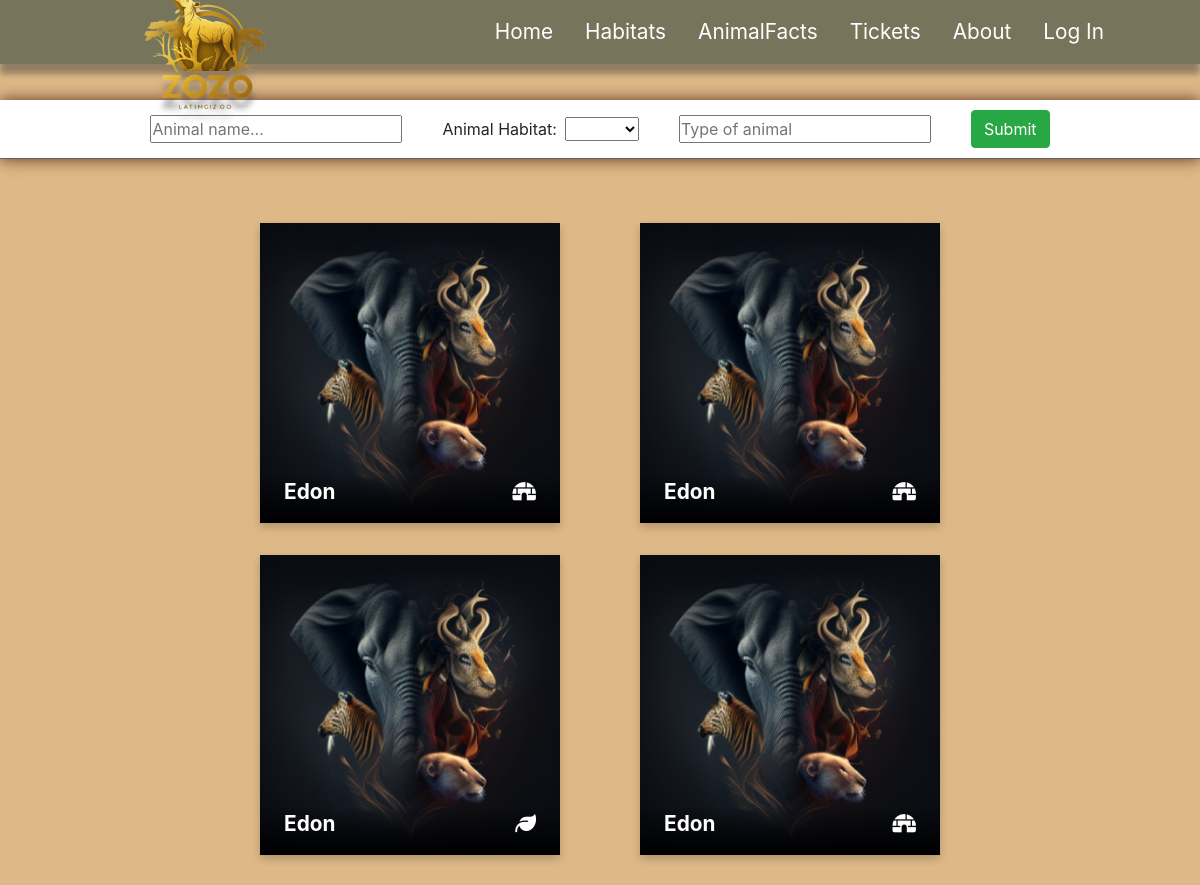
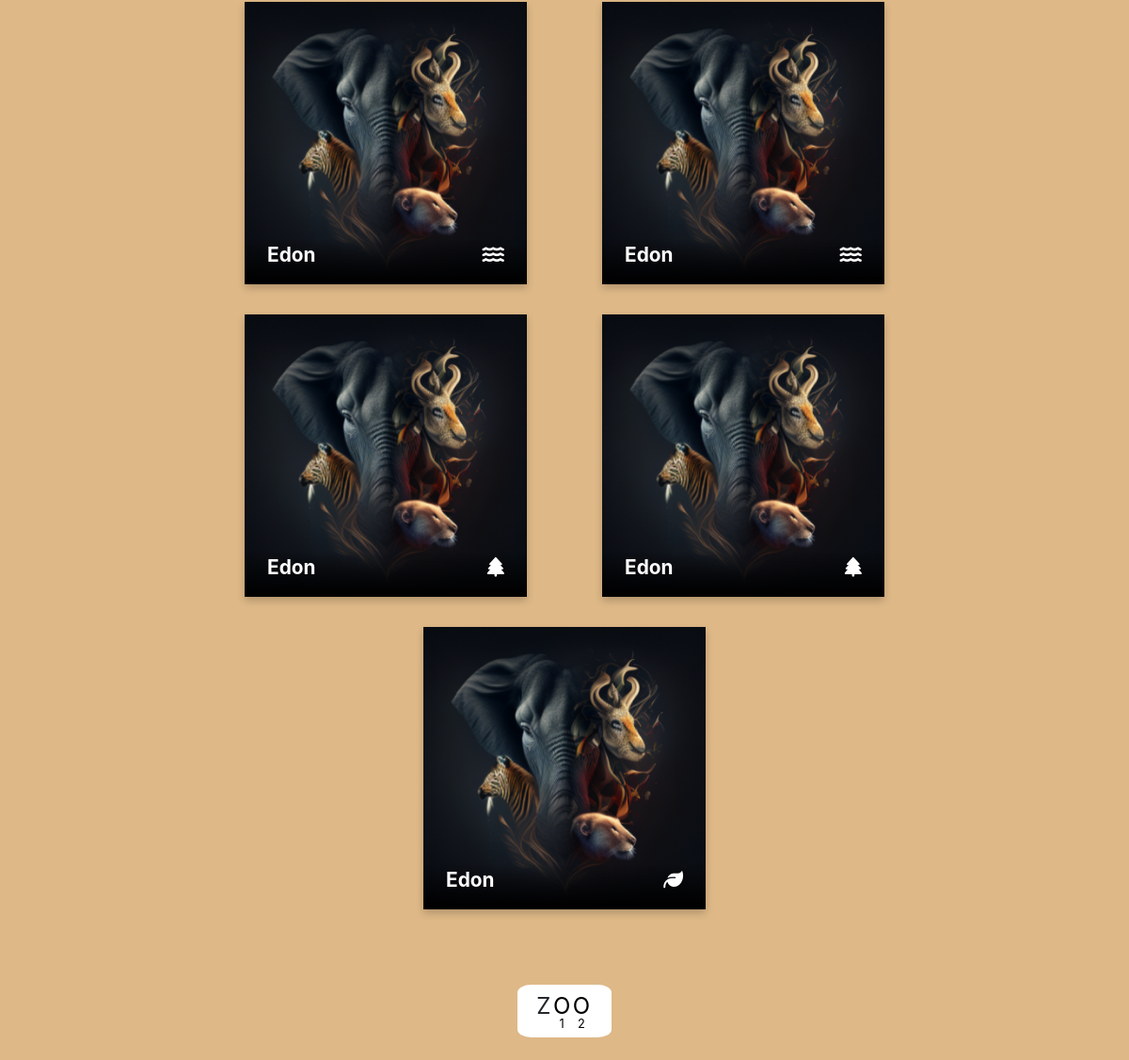
The page /pages/animals-user.php?name=Edon on the database its author committed (2 pictures, top to bottom).
### tables this page shows
CREATE TABLE `animals` (
  `id` int(20) NOT NULL,
  `name` varchar(30) NOT NULL,
  `type` varchar(30) NOT NULL,
  `age` int(11) NOT NULL,
  `description` text NOT NULL,
  `habitat` varchar(20) NOT NULL,
  `vet_help` int(11) NOT NULL,
  `food_time` varchar(25) NOT NULL,
  `water_time` varchar(25) NOT NULL,
  `clean_time` int(11) NOT NULL
);

### pages/animals-user.php (the view, shortened to what this page needs)
<!DOCTYPE html>
<html lang="en">
<head>
    <link rel="stylesheet" href="https://cdn.jsdelivr.net/npm/bootstrap@4.0.0/dist/css/bootstrap.min.css">
    <link rel="stylesheet" href="../style.css">
</head>
<body id="animals-user-body" style="background-color: burlywood;">
    <div class="animals_panel" id="topOfPage">
    <nav class="nav">
        <img src="../media/logo.png" id="logo" />
        <div class="nav-items">
            <div class="nav-item"><a href="../index.php">Home</a></div>
            <div class="nav-item"><a href="../pages/habitatMap.php">Habitats</a></div>
            <div class="nav-item"><a href="../pages/animalFacts.php">AnimalFacts</a></div>
            <div class="nav-item"><a href="../pages/ticket.php">Tickets</a></div>
            <div class="nav-item"><a href="../pages/about.php">About</a></div>
            <?php
                if (isset($_COOKIE['logged'])) {
                    $user_fname = $_SESSION['user_fname'];
                    $user_power = $_SESSION['user_power'];
                    switch ($user_power) {
                        case "User":
                            echo "<i class='user-icon user fa-solid fa-user'></i>";
                            break;
                        case "Helper":
                            echo "<i class='user-icon helper fa-solid fa-shield-halved'></i>";
                            break;
                        case "Admin":
                            echo "<i class='user-icon admin fa-solid fa-crown'></i>";
                            break;
                    }
                    echo "<div class='nav-item'><a href='../pages/account.php'>$user_fname</a></div>";
                }
                else
                    echo '<div class="nav-item"><a href="../pages/signup.php">Log In</a></div>';
            ?>
        </div>
    </nav>
        <div class="animals-main-panel">
            <form class="search-bar" action="" method="get" autocomplete="off">
                <div style="display: flex; align-items: center;">
                    <p style="margin-bottom: 0; margin-right: 0.5rem;">Animal Habitat:</p>
                    <select name="map" id="map">
                        <option value=""></option>
                        <option value="ocean">Ocean</option>
                    </select>
                </div>
                <div>
                    <input list="types" id="type" name="type" placeholder="Type of animal">
                </div>
                <input class="btn btn-success" type="submit" value="Submit">
            </form>
            <div class="results">
                <?php
                    $servername = "localhost";
                    $username = "root";
                    $password = "";
                    $conn = mysqli_connect($servername, $username, $password, 'zoo');
                    function addCard($id, $animalName, $habitat, $animalType, $animalAge, $description){
                        switch($habitat){
                            case "Forest":
                                $icon = '<i class="fa-solid fa-tree"></i>';
                                break;
                            case "Jungle":
                                $icon = '<i class="fa-solid fa-leaf"></i>';
                                break;
                            case "Arctic":
                                $icon = '<i class="fa-solid fa-igloo"></i>';
                                break;
                            case "Ocean":
                                $icon = '<i class="fa-solid fa-water"></i>';
                                break;
                        }
                        echo <<<"EOD"
                        <a id="linkNr$id" class="card-container" href="viewAnimal.php?id=$id" style="align-items:center; margin-top: 0;">
                            <div class="flip-card">
                                <div class="flip-card-inner">
                                    <div class="flip-card-front">
                                        <div class="overtext">
                                            <p><strong>$animalName</strong></p>
                                            <p class="habitat-icon">$icon</p>
                                        </div>
                                        <img class="flipcard-image" src="../media/flipcard_sample.png">
                                    </div>
                                    <div class="flip-card-back">
                                        <div class="flipback-header">
                                            <div class="name">
                                                <div style="font-size: 1.5rem; margin-bottom: -5px;"><strong>$animalName</strong></div>
                                                <div class="type-kitty">$animalType</div>
                                            </div>
                                            <div class="age">
                                                <div class="age-nr"><strong>$animalAge</strong></div>
                                                <div class="yrs">years old</div>
                                            </div>
                                        </div>
                                        <div class="flipback-rest">
                                            <p>From the $habitat</p>
                                            <p>$description</p>
                                        </div>
                                    </div>
                                </div>
                            </div>
                        </a>
                        EOD;
                    }
                    $sql = 'SELECT * FROM animals ';
                    if(isset($_GET['name'])) {
                        $name = $_GET['name'];
                        $sql = $sql . "WHERE name LIKE '%$name%'";
                    }
                    $result = mysqli_query($conn, $sql);
                    if (mysqli_num_rows($result) > 0) {
                        while ($row = mysqli_fetch_assoc($result)) {
                            addCard($row['id'], $row['name'], $row['habitat'], $row['type'], $row['age'], $row['description']);
                        }
                    }else{
                        echo "0 results";
                    }
                ?>
            </div>
            <br><br>
            <div class="pagenation" id="pagenation" aria-label="breadcrumb">
            </div>
            <br>
        </div>
    </div>
</body>
</html>

### style.css (style rules this page uses)
* { margin: 0px; padding: 0px; box-sizing: border-box; }
.nav { position: absolute; z-index: 99; background-color: #76745a54; width: 100%; height: 8vh; filter: drop-shadow(0px 10px 3px rgba(54, 54, 54, 0.452)); position: absolute; display: flex; align-items: center; justify-content: flex-end; padding: 0 5rem; transition: ease-in-out 0.2s; user-select: none; }
.nav-items { display: flex; align-items: center; justify-self: flex-end; }
.nav-item { color: white; font-size: 1.3rem; padding: 0 1rem; }
.nav-item a { text-decoration: none; color: white; }
#logo { width: 13.5%; position: absolute; left: 125px; top: -30px; }
.animals_panel { width: 100%; background-position: center; background-size: cover; display: flex; flex-direction: column; align-items: center; }
.search-bar { border-bottom: 1px solid rgb(100, 99, 99); box-shadow: 5px 0px 8px #747974; display: flex; align-items: center; justify-content: center; flex-wrap: wrap; width: 100%; background-color: white; padding: 10px; box-shadow: 0px 0px 15px rgb(94,46,33); }
.search-bar>* { margin-left: 20px; margin-right: 20px; }
.pagenation { margin-top: 2rem; margin-bottom: 0 !important; }
html { scroll-behavior: smooth; }
.flip-card { background-color: transparent; width: 300px; height: 300px; perspective: 1000px; }
.flip-card-inner { position: relative; width: 100%; height: 100%; text-align: center; transition: transform 0.6s; transform-style: preserve-3d; box-shadow: 0 4px 8px 0 rgba(0,0,0,0.2); }
.flip-card-front, .flip-card-back { position: absolute; width: 100%; height: 100%; -webkit-backface-visibility: hidden; backface-visibility: hidden; }
.flip-card-front { background-color: #bbb; color: black; }
.flip-card-back { background-color: rgb(116,103,89); color: white; transform: rotateY(180deg); overflow-x: hidden; overflow-y: auto; }
.flipback-rest { padding: 20px; }
.animals-main-panel { margin-top: 100px; display: flex; flex-direction: column; justify-content: center; align-items: center; }
.results { width: 70%; display: flex; flex-wrap: wrap; justify-content: space-evenly; margin-top: 2rem; }
.flipcard-image { width: 100%; height: 100%; }
.flipback-header { display: flex; justify-content: space-between; padding: 20px; background-color: rgb(87, 77, 67); align-items: center; }
.age { width: 30%; display: flex; justify-content: center; }
.age-nr { font-size: 2rem; }
.yrs { font-size: 0.7rem; align-items: center; display: inherit; margin-left: 5px; }
.overtext { position: absolute; z-index: 999; background-image: linear-gradient(transparent, black); width: 100%; color: white; font-size: 1.3rem; bottom: 0px; padding: 0 1.5rem; display: flex; justify-content: space-between; align-items: center; }
.type-kitty { font-size: 0.7rem; float: left; margin-bottom: -50px; }
.card-container { margin-top: 2rem !important; }

### rows shown on the page
animals: name "Edon", habitat "Arctic" (drawn)
animals: name "Edon", habitat "Arctic" (drawn)
animals: name "Edon", habitat "Jungle" (drawn)
animals: name "Edon", habitat "Arctic" (drawn)
animals: name "Edon", habitat "Ocean" (drawn)
animals: name "Edon", habitat "Ocean" (drawn)
animals: name "Edon", habitat "Forest" (drawn)
animals: name "Edon", habitat "Forest" (drawn)
animals: name "Edon", habitat "Jungle" (drawn)
